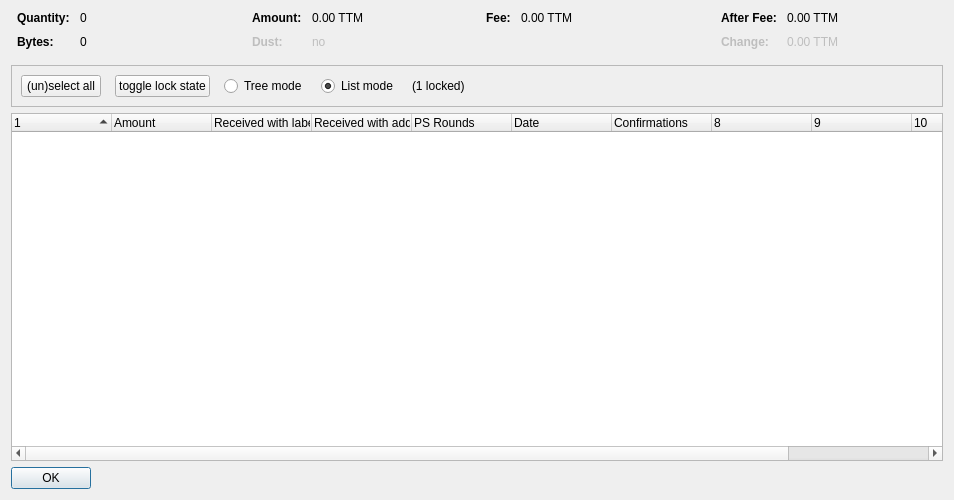
<?xml version="1.0" encoding="UTF-8"?>
<ui version="4.0">
 <class>CoinControlDialog</class>
 <widget class="QDialog" name="CoinControlDialog">
  <property name="geometry">
   <rect>
    <x>0</x>
    <y>0</y>
    <width>954</width>
    <height>500</height>
   </rect>
  </property>
  <property name="windowTitle">
   <string>Coin Selection</string>
  </property>
  <layout class="QVBoxLayout" name="verticalLayout">
   <item>
    <layout class="QHBoxLayout" name="horizontalLayoutTop" stretch="0,0,0,0">
     <property name="topMargin">
      <number>0</number>
     </property>
     <property name="bottomMargin">
      <number>10</number>
     </property>
     <item>
      <layout class="QFormLayout" name="formLayoutCoinControl1">
       <property name="horizontalSpacing">
        <number>10</number>
       </property>
       <property name="verticalSpacing">
        <number>10</number>
       </property>
       <property name="leftMargin">
        <number>6</number>
       </property>
       <property name="rightMargin">
        <number>6</number>
       </property>
       <item row="0" column="0">
        <widget class="QLabel" name="labelCoinControlQuantityText">
         <property name="font">
          <font>
           <weight>75</weight>
           <bold>true</bold>
          </font>
         </property>
         <property name="text">
          <string>Quantity:</string>
         </property>
        </widget>
       </item>
       <item row="0" column="1">
        <widget class="QLabel" name="labelCoinControlQuantity">
         <property name="cursor">
          <cursorShape>IBeamCursor</cursorShape>
         </property>
         <property name="contextMenuPolicy">
          <enum>Qt::ActionsContextMenu</enum>
         </property>
         <property name="text">
          <string notr="true">0</string>
         </property>
         <property name="textInteractionFlags">
          <set>Qt::LinksAccessibleByMouse|Qt::TextSelectableByKeyboard|Qt::TextSelectableByMouse</set>
         </property>
        </widget>
       </item>
       <item row="1" column="0">
        <widget class="QLabel" name="labelCoinControlBytesText">
         <property name="font">
          <font>
           <weight>75</weight>
           <bold>true</bold>
          </font>
         </property>
         <property name="text">
          <string>Bytes:</string>
         </property>
        </widget>
       </item>
       <item row="1" column="1">
        <widget class="QLabel" name="labelCoinControlBytes">
         <property name="cursor">
          <cursorShape>IBeamCursor</cursorShape>
         </property>
         <property name="contextMenuPolicy">
          <enum>Qt::ActionsContextMenu</enum>
         </property>
         <property name="text">
          <string notr="true">0</string>
         </property>
         <property name="textInteractionFlags">
          <set>Qt::LinksAccessibleByMouse|Qt::TextSelectableByKeyboard|Qt::TextSelectableByMouse</set>
         </property>
        </widget>
       </item>
      </layout>
     </item>
     <item>
      <layout class="QFormLayout" name="formLayoutCoinControl2">
       <property name="horizontalSpacing">
        <number>10</number>
       </property>
       <property name="verticalSpacing">
        <number>10</number>
       </property>
       <property name="leftMargin">
        <number>6</number>
       </property>
       <property name="rightMargin">
        <number>6</number>
       </property>
       <item row="0" column="0">
        <widget class="QLabel" name="labelCoinControlAmountText">
         <property name="font">
          <font>
           <weight>75</weight>
           <bold>true</bold>
          </font>
         </property>
         <property name="text">
          <string>Amount:</string>
         </property>
        </widget>
       </item>
       <item row="0" column="1">
        <widget class="QLabel" name="labelCoinControlAmount">
         <property name="cursor">
          <cursorShape>IBeamCursor</cursorShape>
         </property>
         <property name="contextMenuPolicy">
          <enum>Qt::ActionsContextMenu</enum>
         </property>
         <property name="text">
          <string notr="true">0.00 TTM</string>
         </property>
         <property name="textInteractionFlags">
          <set>Qt::LinksAccessibleByMouse|Qt::TextSelectableByKeyboard|Qt::TextSelectableByMouse</set>
         </property>
        </widget>
       </item>
       <item row="1" column="0">
        <widget class="QLabel" name="labelCoinControlLowOutputText">
         <property name="enabled">
          <bool>false</bool>
         </property>
         <property name="font">
          <font>
           <weight>75</weight>
           <bold>true</bold>
          </font>
         </property>
         <property name="text">
          <string>Dust:</string>
         </property>
        </widget>
       </item>
       <item row="1" column="1">
        <widget class="QLabel" name="labelCoinControlLowOutput">
         <property name="enabled">
          <bool>false</bool>
         </property>
         <property name="cursor">
          <cursorShape>IBeamCursor</cursorShape>
         </property>
         <property name="contextMenuPolicy">
          <enum>Qt::ActionsContextMenu</enum>
         </property>
         <property name="text">
          <string notr="true">no</string>
         </property>
         <property name="textInteractionFlags">
          <set>Qt::LinksAccessibleByMouse|Qt::TextSelectableByKeyboard|Qt::TextSelectableByMouse</set>
         </property>
        </widget>
       </item>
      </layout>
     </item>
     <item>
      <layout class="QFormLayout" name="formLayoutCoinControl3">
       <property name="horizontalSpacing">
        <number>10</number>
       </property>
       <property name="verticalSpacing">
        <number>10</number>
       </property>
       <property name="leftMargin">
        <number>6</number>
       </property>
       <property name="rightMargin">
        <number>6</number>
       </property>
       <item row="0" column="0">
        <widget class="QLabel" name="labelCoinControlFeeText">
         <property name="font">
          <font>
           <weight>75</weight>
           <bold>true</bold>
          </font>
         </property>
         <property name="text">
          <string>Fee:</string>
         </property>
        </widget>
       </item>
       <item row="0" column="1">
        <widget class="QLabel" name="labelCoinControlFee">
         <property name="cursor">
          <cursorShape>IBeamCursor</cursorShape>
         </property>
         <property name="contextMenuPolicy">
          <enum>Qt::ActionsContextMenu</enum>
         </property>
         <property name="text">
          <string notr="true">0.00 TTM</string>
         </property>
         <property name="textInteractionFlags">
          <set>Qt::LinksAccessibleByMouse|Qt::TextSelectableByKeyboard|Qt::TextSelectableByMouse</set>
         </property>
        </widget>
       </item>
      </layout>
     </item>
     <item>
      <layout class="QFormLayout" name="formLayoutCoinControl4">
       <property name="horizontalSpacing">
        <number>10</number>
       </property>
       <property name="verticalSpacing">
        <number>10</number>
       </property>
       <property name="leftMargin">
        <number>6</number>
       </property>
       <property name="rightMargin">
        <number>6</number>
       </property>
       <item row="0" column="0">
        <widget class="QLabel" name="labelCoinControlAfterFeeText">
         <property name="font">
          <font>
           <weight>75</weight>
           <bold>true</bold>
          </font>
         </property>
         <property name="text">
          <string>After Fee:</string>
         </property>
        </widget>
       </item>
       <item row="0" column="1">
        <widget class="QLabel" name="labelCoinControlAfterFee">
         <property name="cursor">
          <cursorShape>IBeamCursor</cursorShape>
         </property>
         <property name="contextMenuPolicy">
          <enum>Qt::ActionsContextMenu</enum>
         </property>
         <property name="text">
          <string notr="true">0.00 TTM</string>
         </property>
         <property name="textInteractionFlags">
          <set>Qt::LinksAccessibleByMouse|Qt::TextSelectableByKeyboard|Qt::TextSelectableByMouse</set>
         </property>
        </widget>
       </item>
       <item row="1" column="0">
        <widget class="QLabel" name="labelCoinControlChangeText">
         <property name="enabled">
          <bool>false</bool>
         </property>
         <property name="font">
          <font>
           <weight>75</weight>
           <bold>true</bold>
          </font>
         </property>
         <property name="text">
          <string>Change:</string>
         </property>
        </widget>
       </item>
       <item row="1" column="1">
        <widget class="QLabel" name="labelCoinControlChange">
         <property name="enabled">
          <bool>false</bool>
         </property>
         <property name="cursor">
          <cursorShape>IBeamCursor</cursorShape>
         </property>
         <property name="contextMenuPolicy">
          <enum>Qt::ActionsContextMenu</enum>
         </property>
         <property name="text">
          <string notr="true">0.00 TTM</string>
         </property>
         <property name="textInteractionFlags">
          <set>Qt::LinksAccessibleByMouse|Qt::TextSelectableByKeyboard|Qt::TextSelectableByMouse</set>
         </property>
        </widget>
       </item>
      </layout>
     </item>
    </layout>
   </item>
   <item>
    <widget class="QFrame" name="frame">
     <property name="minimumSize">
      <size>
       <width>0</width>
       <height>40</height>
      </size>
     </property>
     <property name="frameShape">
      <enum>QFrame::StyledPanel</enum>
     </property>
     <property name="frameShadow">
      <enum>QFrame::Sunken</enum>
     </property>
     <layout class="QHBoxLayout" name="horizontalLayout">
      <item>
       <layout class="QHBoxLayout" name="horizontalLayoutPanel" stretch="0,0,0,0,0,0">
        <property name="spacing">
         <number>14</number>
        </property>
        <item>
         <widget class="QPushButton" name="pushButtonSelectAll">
          <property name="sizePolicy">
           <sizepolicy hsizetype="Maximum" vsizetype="Fixed">
            <horstretch>0</horstretch>
            <verstretch>0</verstretch>
           </sizepolicy>
          </property>
          <property name="text">
           <string>(un)select all</string>
          </property>
          <property name="autoDefault">
           <bool>false</bool>
          </property>
         </widget>
        </item>
        <item>
         <widget class="QPushButton" name="pushButtonToggleLock">
          <property name="sizePolicy">
           <sizepolicy hsizetype="Maximum" vsizetype="Fixed">
            <horstretch>0</horstretch>
            <verstretch>0</verstretch>
           </sizepolicy>
          </property>
          <property name="text">
           <string>toggle lock state</string>
          </property>
          <property name="autoDefault">
           <bool>false</bool>
          </property>
         </widget>
        </item>
        <item>
         <widget class="QRadioButton" name="radioTreeMode">
          <property name="sizePolicy">
           <sizepolicy hsizetype="Maximum" vsizetype="Fixed">
            <horstretch>0</horstretch>
            <verstretch>0</verstretch>
           </sizepolicy>
          </property>
          <property name="text">
           <string>Tree mode</string>
          </property>
         </widget>
        </item>
        <item>
         <widget class="QRadioButton" name="radioListMode">
          <property name="sizePolicy">
           <sizepolicy hsizetype="Maximum" vsizetype="Fixed">
            <horstretch>0</horstretch>
            <verstretch>0</verstretch>
           </sizepolicy>
          </property>
          <property name="text">
           <string>List mode</string>
          </property>
          <property name="checked">
           <bool>true</bool>
          </property>
         </widget>
        </item>
        <item>
         <widget class="QLabel" name="labelLocked">
          <property name="text">
           <string>(1 locked)</string>
          </property>
         </widget>
        </item>
        <item>
         <spacer name="horizontalSpacer">
          <property name="orientation">
           <enum>Qt::Horizontal</enum>
          </property>
          <property name="sizeHint" stdset="0">
           <size>
            <width>40</width>
            <height>20</height>
           </size>
          </property>
         </spacer>
        </item>
       </layout>
      </item>
     </layout>
    </widget>
   </item>
   <item>
    <widget class="CoinControlTreeWidget" name="treeWidget">
     <property name="contextMenuPolicy">
      <enum>Qt::CustomContextMenu</enum>
     </property>
     <property name="sortingEnabled">
      <bool>false</bool>
     </property>
     <property name="columnCount">
      <number>11</number>
     </property>
     <attribute name="headerShowSortIndicator" stdset="0">
      <bool>true</bool>
     </attribute>
     <attribute name="headerStretchLastSection">
      <bool>false</bool>
     </attribute>
     <column>
      <property name="text">
       <string/>
      </property>
     </column>
     <column>
      <property name="text">
       <string>Amount</string>
      </property>
     </column>
     <column>
      <property name="text">
       <string>Received with label</string>
      </property>
     </column>
     <column>
      <property name="text">
       <string>Received with address</string>
      </property>
     </column>
     <column>
      <property name="text">
       <string>PS Rounds</string>
      </property>
     </column>
     <column>
      <property name="text">
       <string>Date</string>
      </property>
     </column>
     <column>
      <property name="text">
       <string>Confirmations</string>
      </property>
      <property name="toolTip">
       <string>Confirmed</string>
      </property>
     </column>
     <column>
      <property name="text">
       <string/>
      </property>
     </column>
     <column>
      <property name="text">
       <string/>
      </property>
     </column>
     <column>
      <property name="text">
       <string/>
      </property>
     </column>
     <column>
      <property name="text">
       <string/>
      </property>
     </column>
    </widget>
   </item>
   <item>
    <widget class="QDialogButtonBox" name="buttonBox">
     <property name="sizePolicy">
      <sizepolicy hsizetype="Maximum" vsizetype="Fixed">
       <horstretch>0</horstretch>
       <verstretch>0</verstretch>
      </sizepolicy>
     </property>
     <property name="orientation">
      <enum>Qt::Horizontal</enum>
     </property>
     <property name="standardButtons">
      <set>QDialogButtonBox::Ok</set>
     </property>
    </widget>
   </item>
  </layout>
 </widget>
 <customwidgets>
  <customwidget>
   <class>CoinControlTreeWidget</class>
   <extends>QTreeWidget</extends>
   <header>coincontroltreewidget.h</header>
  </customwidget>
 </customwidgets>
 <resources/>
 <connections/>
</ui>
